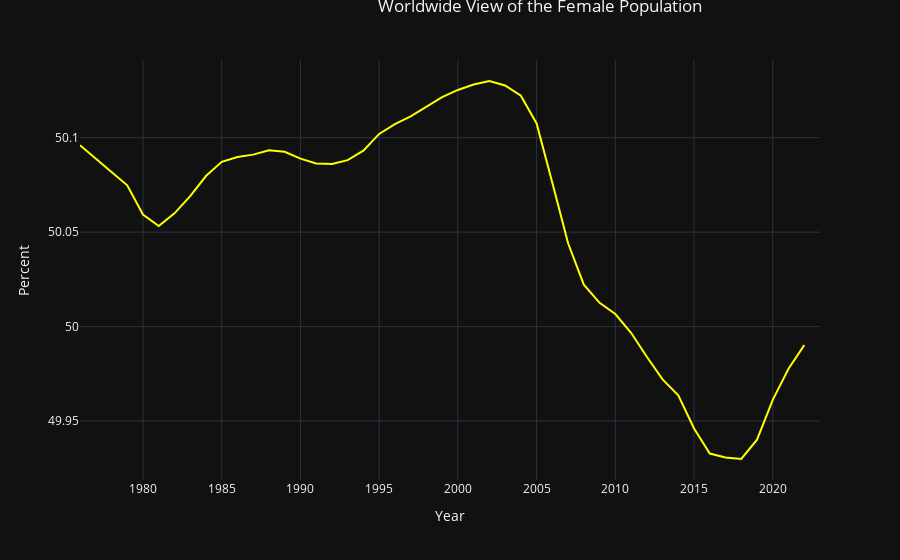

The notebook cell saved with this chart:
### Code cell
line = px.line(data_frame= total_population,x= "Year" ,y =["Female population percent of total"] , markers = False)
line.update_yaxes(title_text = 'Number')
line.update_yaxes(title_text = 'Percent')
line.update_traces(line_color="yellow")
line.update_layout(legend=dict(title=""),
                  showlegend = False,
    title = {
        'text': 'Worldwide View of the Female Population',
        'y':1,
        'x':0.60},
         template="plotly_dark")

line.show()

### Figure 1 — Plotly figure (JSON) as saved in the notebook; plotly's stock layout.template omitted (floating-point values rounded to 4 significant figures)
{"data": [{"hovertemplate": "variable=Female population percent of total<br>Year=%{x}<br>value=%{y}<extra></extra>", "legendgroup": "Female population percent of total", "line": {"color": "yellow", "dash": "solid"}, "marker": {"symbol": "circle"}, "mode": "lines", "name": "Female population percent of total", "orientation": "v", "showlegend": true, "type": "scatter", "x": [1976, 1977, 1978, 1979, 1980, 1981, 1982, 1983, 1984, 1985, 1986, 1987, 1988, 1989, 1990, 1991, 1992, 1993, 1994, 1995, 1996, 1997, 1998, 1999, 2000, 2001, 2002, 2003, 2004, 2005, 2006, 2007, 2008, 2009, 2010, 2011, 2012, 2013, 2014, 2015, 2016, 2017, 2018, 2019, 2020, 2021, 2022, 2023], "xaxis": "x", "y": [50.1, 50.09, 50.08, 50.07, 50.06, 50.05, 50.06, 50.07, 50.08, 50.09, 50.09, 50.09, 50.09, 50.09, 50.09, 50.09, 50.09, 50.09, 50.09, 50.1, 50.11, 50.11, 50.12, 50.12, 50.13, 50.13, 50.13, 50.13, 50.12, 50.11, 50.08, 50.04, 50.02, 50.01, 50.01, 50.0, 49.98, 49.97, 49.96, 49.95, 49.93, 49.93, 49.93, 49.94, 49.96, 49.98, 49.99, null], "yaxis": "y"}], "layout": {"legend": {"title": {"text": ""}, "tracegroupgap": 0}, "margin": {"t": 60}, "showlegend": false, "title": {"text": "Worldwide View of the Female Population", "x": 0.6, "y": 1}, "xaxis": {"anchor": "y", "domain": [0, 1], "title": {"text": "Year"}}, "yaxis": {"anchor": "x", "domain": [0, 1], "title": {"text": "Percent"}}}}
